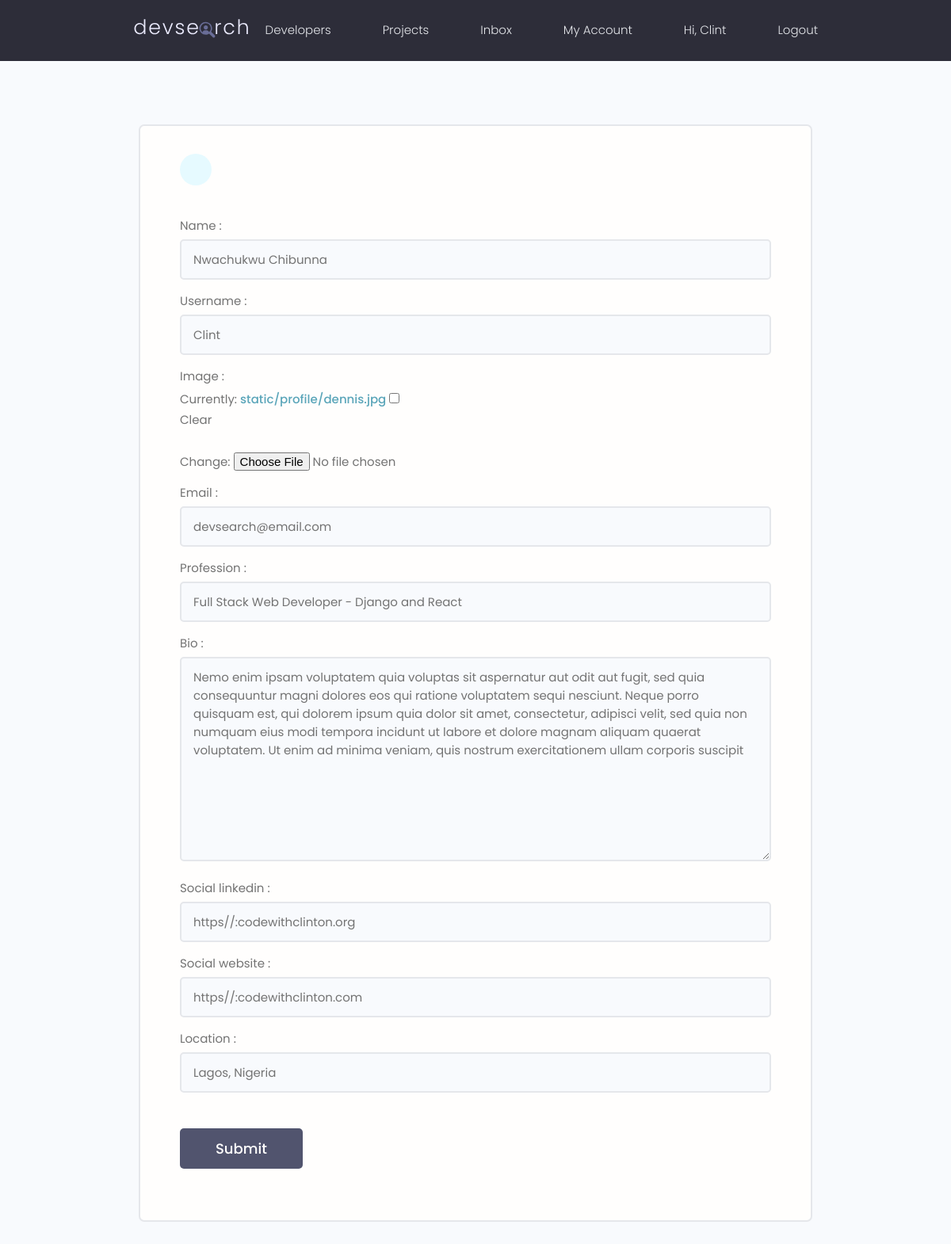
The page /update-profile (signed in) on the database its author committed.
### user/models.py (models this page shows, shortened)
class Profile(models.Model):
    user = models.OneToOneField(User, on_delete = models.CASCADE)
    name = models.CharField(max_length = 200, blank = True, null = True,)
    username = models.CharField(max_length = 200, blank = True, null = True,)
    image = models.ImageField(blank = True, null = True, upload_to = 'static/profile', default='profile/user-default.png')
    email = models.EmailField(blank=True, null=True, default='devsearch@email.com')
    profession = models.CharField(max_length = 500, blank = True, null = True,)
    bio  = models.TextField(blank = True, null = True,)
    social_linkedin = models.CharField(max_length = 2000, blank = True, null = True,)
    social_website= models.CharField(max_length = 2000, blank = True, null = True,)
    created = models.DateTimeField(auto_now_add = True)
    id = models. UUIDField(default = uuid.uuid4, editable = False, primary_key = True, unique = True)
    location = models.CharField(max_length = 200, blank = True, null = True,)

### user/views.py (the view)
# urls.py: path('update-profile', views.UpdateProfile, name = 'update-profile'),
@login_required(login_url='signin')
def UpdateProfile(request):
    profile = request.user.profile
    form = UpdateProfileForm(instance = profile)
    if request.method == 'POST':
        form = UpdateProfileForm(request.POST, instance = profile)
        if form.is_valid():
            form.save()
            messages.info(request, 'Profile Updated')
            return redirect('account')
    context = {"form": form}
    return render(request, 'user/update_profile.html', context)

### user/forms.py
class UpdateProfileForm(ModelForm):
    class Meta:
        model = Profile
        exclude = ['user']

### user/templates/user/update_profile.html (shortened to what this page needs)
{% extends 'base.html' %}
{% load static %}
{% block content %}
<main class="formPage my-xl">
    <div class="content-box">
        <div class="formWrapper">
            <a class="backButton" href="#"></a>
            <br>
            <form class="form" method="POST">
                {% for field in form %}
                <div class="form__field">
                    <label for="formInput#text"> {{field.label}} : </label>
                    {{field}}
                </div>
                {% endfor %}
                <input class="btn btn--sub btn--lg  my-md" type="submit" value="Submit" />
            </form>
        </div>
    </div>
</main>
{% endblock %}

### templates/navbar.html (shortened to what this page needs)
{% load static %}
<header class="header">
    <div class="container container--narrow">
      <a href="/" class="header__logo">
        <img src="{% static 'images/logo.svg' %}" alt="DevSearch Logo" />
      </a>
      <nav class="header__nav">
        <ul class="header__menu">
          <li class="header__menuItem"><a href="{% url 'profile' %}">Developers</a></li>
          <li class="header__menuItem"><a href="{% url 'index' %}">Projects</a></li>
          <li class="header__menuItem"><a href=" {% url 'inbox' %} ">Inbox</a></li>
          <li class="header__menuItem"><a href="{% url 'account' %}">My Account</a></li>
          {% if request.user.is_authenticated %}
          <li class="header__menuItem"><a href="#"> Hi, {{request.user.username}} </a></li>
          <li class="header__menuItem"><a href="{% url 'signout' %}">Logout</a></li>
          {% else %}
          <li class="header__menuItem"><a href="{% url 'signup' %}" class="btn btn--sub">Login/Sign Up</a></li>
          {% endif %}
        </ul>
      </nav>
    </div>
  </header>

### static/styles/app.css (style rules this page uses)
:root { --color-sub: #2d2d39; }
.btn--sub { background-color: var(--color-sub-light); }
img { width: 100%; }
.content-box { width: 95%; max-width: 85rem; margin: 0 auto; }
.header { position: sticky; z-index: 111; background-color: var(--color-sub); padding: 1.5rem 0; }
.header > .container { display: flex; justify-content: space-between; align-items: center; }
.header__logo > img { height: 3.8rem; }
.header__nav > ul { display: inline-flex; align-items: center; list-style: none; gap: 6.5rem; }
.header__menuItem > a { color: var(--color-light); font-weight: 300; }
.backButton { background: var(--color-main-light); color: var(--color-main); width: 4rem; height: 4rem; display: flex; align-items: center; justify-content: center; border-radius: 50%; }
.formPage .formWrapper { list-style: none; background: var(--color-white); padding: 3.5rem 5rem; border: 2px solid var(--color-light); border-radius: 0.7rem; }

### static/uikit/styles/modules/_variables.css (style rules this page uses)
:root { --color-main: #5aa5b9; --color-main-light: #e6faff; --color-sub: #3f4156; --color-sub-light: #51546e; --color-sub-lighter: #ededfd; --color-text: #737373; --color-gray: #8b8b8b; --color-light: #e5e7eb; --color-light-gray: #767676; --color-bg: #f8fafd; --color-white: #fffefd; --color-white-light: #f3f3f3; --color-success: #359e64; --color-success-bg: #def8e8; --color-error: #fc4b0b; --color-error-bg: #fff2ee; --font-base: 'Poppins', arial, helvetica, 'Segoe UI', roboto, ubuntu, sans-serif; --font-monospace: 'Fira Code', 'Courier New', courier, monospace; --font-regular: 300; --font-medium: 500; --font-bold: 700; --generic-shadow: 1px 1px 5px #00000010; --generic-transition: all 0.3s ease-in-out; }

### static/uikit/styles/modules/_base.css (style rules this page uses)
* { margin: 0; padding: 0; box-sizing: border-box; text-rendering: optimizeLegibility; color: inherit; font-size: inherit; }
html { font-size: 50%; }
@media only screen and (min-width: 480px) { html { font-size: 56.25%; } }
@media only screen and (min-width: 1200px) { html { font-size: 62.5%; } }
body { line-height: 1.6; font-weight: 400; font-size: 1.5rem; color: var(--color-text); background-color: var(--color-bg); min-height: 100vh; }

### static/uikit/styles/modules/_typography.css (style rules this page uses)
* { font-family: var(--font-base); }
a { padding-bottom: 2px; text-decoration: none; display: inline-block; color: var(--color-main); font-weight: var(--font-medium); }

### static/uikit/styles/modules/_utilities.css (style rules this page uses)
.container { width: 92%; max-width: 165rem; margin: 0 auto; box-sizing: border-box; }
.container--narrow { width: 92%; max-width: 120rem; }
@media screen and (min-width: 1000px) { .container { width: 90%; } }
@media screen and (min-width: 1000px) { .container--narrow { width: 85%; } }
@media screen and (min-width: 1200px) { .container { width: 80%; } }
@media screen and (min-width: 1200px) { .container--narrow { width: 72%; } }
.my-md { margin: 3rem auto; }
.my-xl { margin: 8rem auto; }

### static/uikit/styles/modules/_button.css (style rules this page uses)
.btn { display: inline-block; position: relative; cursor: pointer; background-color: var(--color-light); font-weight: var(--font-medium); color: var(--color-sub); text-decoration: none; padding: 1rem 2rem; border-radius: 0.5rem; border: none; width: -webkit-fit-content; width: -moz-fit-content; width: fit-content; height: -webkit-fit-content; height: -moz-fit-content; height: fit-content; font-size: 1.6rem; outline-width: 0; outline-color: transparent; -webkit-backface-visibility: hidden; backface-visibility: hidden; transition: all 0.3s ease-in-out; }
.btn--sub { background-color: var(--color-sub); color: var(--color-white); }
.btn--lg { font-size: 1.8rem; padding: 1.2rem 4.5rem; }

### static/uikit/styles/modules/_form.css (style rules this page uses)
.form { display: block; }
.form__field { margin-top: 1.5rem; margin-bottom: 1.5rem; }
.form__label, .form__field > label { display: block; margin-bottom: 0.5rem; color: var(--color-text); }
input.input[type='text'], input.input[type='email'], input.input[type='password'], input.input[type='number'], select.input, textarea.input { min-width: 24rem; width: 100%; padding: 1.2rem 1.5rem; border-radius: 0.5rem; border: 2px solid var(--color-light); transition: all 0.3s ease-in-out; background-color: var(--color-bg); }

### rows shown on the page
Profile: form "Nwachukwu Chibunna" "Clint" "devsearch@email.com" "Full Stack Web Developer - Django and React" "Nemo enim ipsam voluptatem quia voluptas sit aspernatur aut odit aut fugit, sed quia consequuntur magni dolores eos qui ratione voluptatem sequi nesciunt. Neque porro quisquam est, qui dolorem ipsum quia dolor sit amet, consectetur, adipisci velit, sed quia non numquam eius modi tempora incidunt ut labore et dolore magnam aliquam quaerat voluptatem. Ut enim ad minima veniam, quis nostrum exercitationem ullam corporis suscipit" "https//:codewithclinton.org" "https//:codewithclinton.com" "Lagos, Nigeria"

### other values the page prints
{{ request.user.username }} "Clint"
{{ field.label }} "Name" "Username" "Image" "Email" "Profession" "Bio" "Social linkedin" "Social website" "Location"
